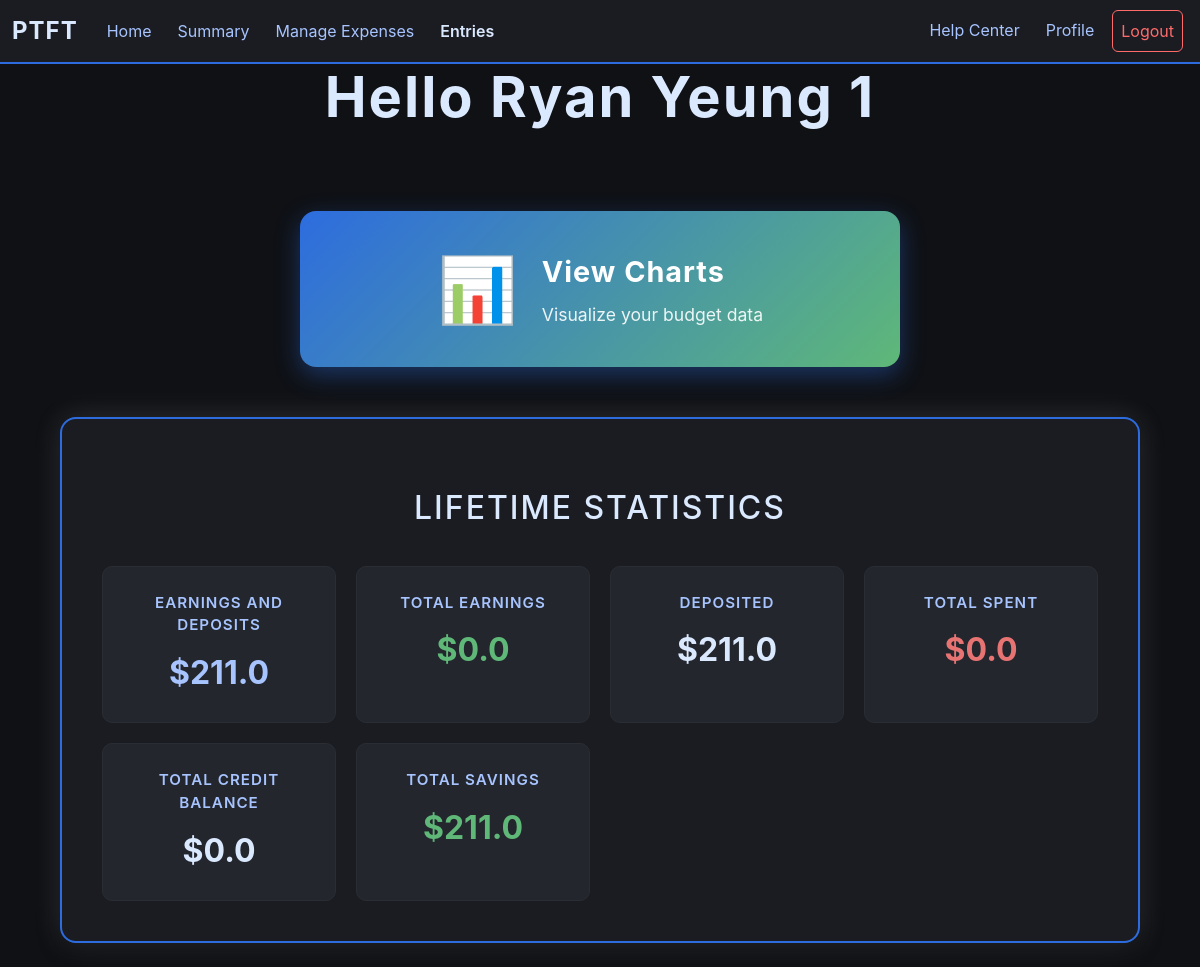
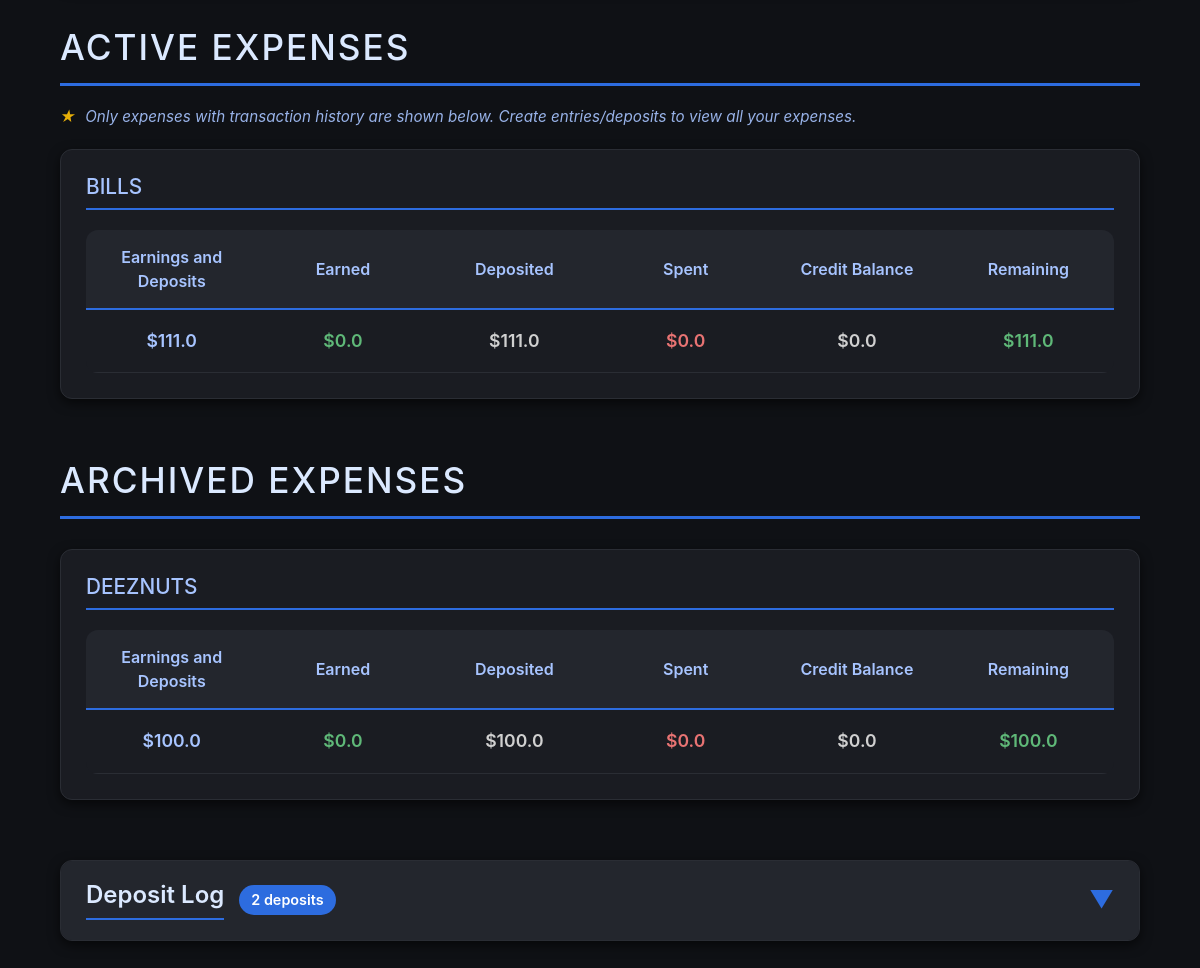
The page /summary (signed in) on the database as committed earlier (2 pictures, top to bottom).
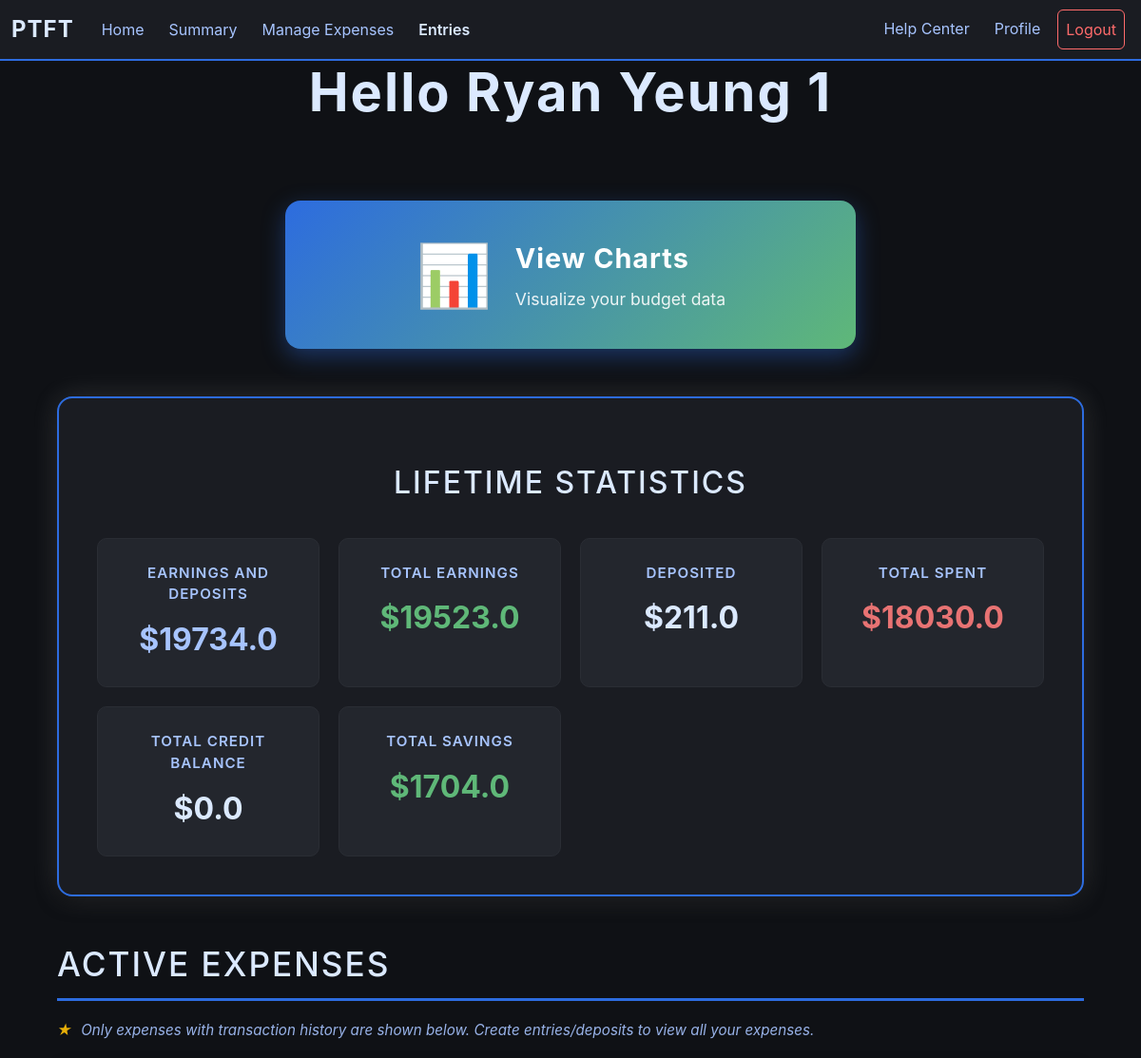
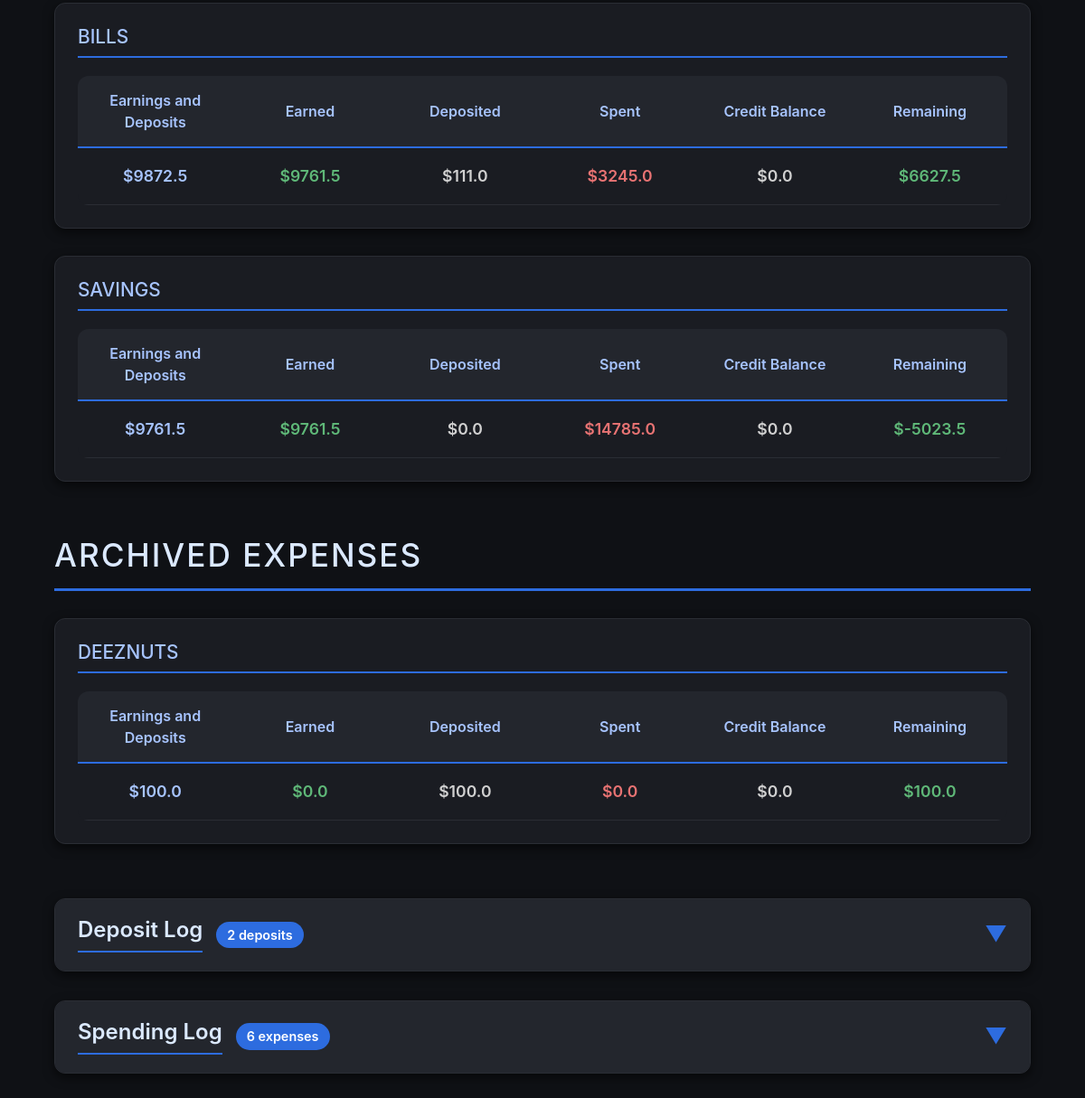
The same page on the database as committed later (2 pictures, top to bottom).
### app/models.py (models this page shows, shortened)
class User(db.Model):        #Stores all user info
    id = db.Column(db.Integer, primary_key = True)
    view_tutorial = db.Column(db.Boolean, default = False)
    email = db.Column(db.String(25))
    name = db.Column(db.String(25))
    pw = db.Column(db.String(25))

class Expenses(db.Model):        #Stores all expense category per user
    id = db.Column(db.Integer, primary_key = True)
    user_id = db.Column(db.Integer, db.ForeignKey("user.id"))
    name = db.Column(db.String(25))
    percentage = db.Column(db.Float)
    status = db.Column(db.Boolean, default = True)      #Archive Status
    deleted = db.Column(db.Boolean, default = False)
    savings = db.Column(db.Float, default = 0.0)
    earnings = db.Column(db.Float, default = 0.0)
    spendings = db.Column(db.Float, default = 0.0)
    transferred = db.Column(db.Float, default = 0.0)
    balance = db.Column(db.Float, default = 0.0)
    credit_balance = db.Column(db.Float, default = 0.0)

### app/routes/user.py (the view)
@user.route("/summary", methods=["GET"])
def summary():
    if "user_id" in session:
        expense_data = {}       #Store raw data from snapshots
        accumulated_expense_data = {"Balance": 0.0,
                                    "Earnings": 0.0,
                                    "Deposits": 0.0,
                                    "Spendings": 0.0,
                                    "Savings": 0.0,
                                    "Credit_Balance": 0.0}
        snaps = Exp_Snap.query.filter_by(user_id = session["user_id"]).all()
        deposits = Transaction.query.filter_by(user_id = session["user_id"], deposit_status = True).all()
        for snap in snaps:
            earnings = float(snap.expense_earnings)
            spending = float(snap.total_spending)
            credit_balance = float(snap.credit_balance)
            if snap.expense_id not in expense_data:
                expense_data[snap.expense_id] = {"earnings": 0.0,
                                                 "spending": 0.0,
                                                 "credit_balance": 0.0,
                                                 "deposits": 0.0,
                                                 "balance": 0.0,
                                                 "savings": 0.0}
            expense_dict = expense_data[snap.expense_id]       #Shortening code for readability
            expense_dict["earnings"] = expense_dict.get("earnings", 0.0) + earnings
            expense_dict["spending"] = expense_dict.get("spending", 0.0) + spending
            expense_dict["credit_balance"] = expense_dict.get("credit_balance", 0.0) + credit_balance
            accumulated_expense_data["Earnings"] += earnings
            accumulated_expense_data["Spendings"] += spending
            accumulated_expense_data["Credit_Balance"] += credit_balance
        for deposit in deposits:
            deposit_amount = deposit.amount
            if deposit.expense_id not in expense_data:
                expense_data[deposit.expense_id] = {"earnings": 0.0,
                                                 "spending": 0.0,
                                                 "credit_balance": 0.0,
                                                 "deposits": 0.0,
                                                 "balance": 0.0,
                                                 "savings": 0.0}
            expense_dict = expense_data[deposit.expense_id]
            expense_dict["deposits"] = expense_dict.get("deposits", 0.0) + deposit_amount
            accumulated_expense_data["Deposits"] += deposit_amount
        for expense_id in expense_data:
            expense_dict = expense_data[expense_id]
            balance = expense_dict.get("earnings", 0.0) + expense_dict.get("deposits", 0.0)
            savings = balance - expense_dict.get("spending", 0.0)
            expense_dict["balance"] = balance
            expense_dict["savings"] = savings
            accumulated_expense_data["Balance"] += balance
            accumulated_expense_data["Savings"] += savings
        if accumulated_expense_data:
            for data in accumulated_expense_data:
                accumulated_expense_data[data] = round(accumulated_expense_data[data], 2)
        if expense_data:
            for expense_id in expense_data:
                expense_dict = expense_data[expense_id]
                for key, value in expense_dict.items():
                    if isinstance(value, (int, float)):
                        expense_dict[key] = round(value, 2)
        active_expenses = {}
        inactive_expenses = {}
        expenses = Expenses.query.filter_by(user_id = session["user_id"]).all()
        for expense in expenses:        #Finalizing totals
            if expense.id in expense_data:
                expense_dict = expense_data[expense.id]
                expense_dict["name"] = expense.name     #Adding name
                expense.earnings = float(round(expense_dict.get("earnings", 0.0), 2))
                expense.spendings = float(round(expense_dict.get("spending", 0.0), 2))
                expense.transferred = float(round(expense_dict.get("deposits", 0.0), 2))
                expense.balance = float(round(expense_dict.get("balance", 0.0), 2))
                expense.credit_balance = float(round(expense_dict.get("credit_balance", 0.0), 2))
                expense.savings = float(round(expense_dict.get("savings", 0.0), 2))
                if expense.status:      #Separating expenses
                    active_expenses[expense.id] = expense_dict
                else:
                    inactive_expenses[expense.id] = expense_dict
        spending = Transaction.query.filter_by(user_id = session["user_id"], deposit_status = False).all()
        credits = Transaction.query.filter_by(user_id = session["user_id"], deposit_status = False, credit_status = True).all()
        db.session.commit()
        return render_template("summary.html", user = helper.get_user(session["user_id"]),
                               active_expenses = active_expenses, inactive_expenses = inactive_expenses,
                               lifetime_stats = accumulated_expense_data, spending = spending,
                               expense_data = expense_data, deposits = deposits, credits = credits)
    else:
        return render_template("login.html")

### app/helper.py (called while the page is built)
def get_user(identification):        #Method to get user by id
    return User.query.filter_by(id = identification).first()

### app/templates/summary.html (shortened to what this page needs)
{% extends "budget_base.html"%}
{% block content %}
    <h1 class="main-title">Hello {{user.name}}</h1>
<div class="expense-container">
    {% if active_expenses or inactive_expenses %}
        <div class="chart-button-section">
            <form action="{{ url_for('user.charts') }}" method="POST">
                <button class="chart-button" type="submit">
                    <span class="chart-icon">📊</span>
                    <span class="chart-text">
                        <span class="chart-title">View Charts</span>
                        <span class="chart-desc">Visualize your budget data</span>
                    </span>
                </button>
            </form>
        </div>
        <div class="lifetime-stats-section">
            <h2 class="lifetime-stats-title">Lifetime Statistics</h2>
            <div class="stats-grid">
                <div class="stat-card-main">
                    <div class="stat-label-main">Earnings and Deposits</div>
                    <div class="stat-value-main balance">${{lifetime_stats["Balance"]}}</div>
                </div>
                <div class="stat-card-main">
                    <div class="stat-label-main">Total Earnings</div>
                    <div class="stat-value-main earnings">${{lifetime_stats["Earnings"]}}</div>
                </div>
                <div class="stat-card-main">
                    <div class="stat-label-main">Deposited</div>
                    <div class="stat-value-main">${{lifetime_stats["Deposits"]}}</div>
                </div>
                <div class="stat-card-main">
                    <div class="stat-label-main">Total Spent</div>
                    <div class="stat-value-main spent">${{lifetime_stats["Spendings"]}}</div>
                </div>
                <div class="stat-card-main">
                    <div class="stat-label-main">Total Credit Balance</div>
                    <div class="stat-value-main">${{lifetime_stats["Credit_Balance"]}}</div>
                </div>
                <div class="stat-card-main">
                    <div class="stat-label-main">Total Savings</div>
                    <div class="stat-value-main savings">${{lifetime_stats["Savings"]}}</div>
                </div>
            </div>
        </div>
        {% endif %}
        {% if active_expenses %}
            <div class="expenses-section">
                <h1 class="section-title-large">Active Expenses</h1><p class="function-helper-text"><span class="tip-star">★</span> Only expenses with transaction history are shown below. Create entries/deposits to view all your expenses.</p>
            {% for expense_id in active_expenses %}
            <div class="expense-block">
                <h3 class="expense-name-small">{{active_expenses[expense_id]["name"]}}</h3>
                {% set earned = active_expenses[expense_id]["earnings"]%}
                {% set spent = active_expenses[expense_id]["spending"]%}
                {% set saved = active_expenses[expense_id]["savings"]%}
                {% set balance = active_expenses[expense_id]["balance"]%}
                {% set deposit = active_expenses[expense_id]["deposits"]%}
                {% set credit_balance = active_expenses[expense_id]["credit_balance"]%}
                <table class="expense-table stats-table">
                    <thead>
                        <tr>
                            <th>Earnings and Deposits</th>
                            <th>Earned</th>
                            <th>Deposited</th>
                            <th>Spent</th>
                            <th>Credit Balance</th>
                            <th>Remaining</th>
                        </tr>
                    </thead>
                    <tbody>
                        <tr>
                            <td class="balance-cell" style="color: #a7c4ff;">${{balance}}</td>
                            <td class="earnings-cell" style="color: #5fb878;">${{earned}}</td>
                            <td>${{deposit}}</td>
                            <td class="spent-cell" style="color: #e87373;">${{spent}}</td>
                            <td>${{credit_balance}}</td>
                            <td class="savings-cell" style="color: #5fb878;">${{saved}}</td>
                        </tr>
                    </tbody>
                </table>
            </div>
            {% endfor %}
            </div>
        {% endif %}
        {% if inactive_expenses %}
        <div class="expenses-section">
            <h1 class="section-title-large">Archived Expenses</h1>
        {% for expense_id in inactive_expenses %}
        <div class="expense-block">
            <h3 class="expense-name-small">{{inactive_expenses[expense_id]["name"]}}</h3>
            {% set earned = inactive_expenses[expense_id]["earnings"]%}
            {% set spent = inactive_expenses[expense_id]["spending"]%}
            {% set saved = inactive_expenses[expense_id]["savings"]%}
            {% set balance = inactive_expenses[expense_id]["balance"]%}
            {% set deposit = inactive_expenses[expense_id]["deposits"]%}
            {% set credit_balance = inactive_expenses[expense_id]["credit_balance"]%}
            <table class="expense-table stats-table">
                <thead>
                    <tr>
                        <th>Earnings and Deposits</th>
                        <th>Earned</th>
                        <th>Deposited</th>
                        <th>Spent</th>
                        <th>Credit Balance</th>
                        <th>Remaining</th>
                    </tr>
                </thead>
                <tbody>
                    <tr>
                        <td class="balance-cell" style="color: #a7c4ff;">${{balance}}</td>
                        <td class="earnings-cell" style="color: #5fb878;">${{earned}}</td>
                        <td>${{deposit}}</td>
                        <td class="spent-cell" style="color: #e87373;">${{spent}}</td>
                        <td>${{credit_balance}}</td>
                        <td class="savings-cell" style="color: #5fb878;">${{saved}}</td>
                    </tr>
                </tbody>
            </table>
        </div>
        {% endfor %}
        </div>
        {% endif %}
        {% if deposits %}
        <div class="collapsible-section">
            <div class="collapsible-header" onclick="toggleSection(this)">
                <div class="collapsible-title-wrapper">
                    <h2 class="collapsible-title">Deposit Log</h2>
                    <span class="item-count">{{ deposits|length }} deposits</span>
                </div>
                <span class="collapsible-arrow">▼</span>
            </div>
        </div>
        {% endif %}
        {% if spending %}
        <div class="collapsible-section">
            <div class="collapsible-header" onclick="toggleSection(this)">
                <div class="collapsible-title-wrapper">
                    <h2 class="collapsible-title">Spending Log</h2>
                    <span class="item-count">{{ spending|length }} expenses</span>
                </div>
                <span class="collapsible-arrow">▼</span>
            </div>
        </div>
        {% endif %}
    </div>
{% endblock %}

### app/templates/budget_base.html (shortened to what this page needs)
<!doctype html>
<html lang="en-US">
  <head>
    {% block css %}
      <link href="https://cdn.jsdelivr.net/npm/bootstrap@5.3.2/dist/css/bootstrap.min.css" rel="stylesheet">
      <link rel="stylesheet" href="{{ url_for('static', filename='style.css') }}">
    {% endblock %}
  </head>
  <body>
    <nav class="navbar navbar-expand-lg navbar-light bg-light">
      <div class="container-fluid">
        <a class="navbar-brand" href="#">PTFT</a>
        <div class="collapse navbar-collapse" id="navbarNav">
          <ul class="navbar-nav me-auto">
            <li class="nav-item">
              <a class="nav-link" href="/home">Home</a>
            </li>
            <li class="nav-item">
              <a class="nav-link" href="/summary">Summary</a>
            </li>
            <li class="nav-item">
              <a class="nav-link" href="/expenses">Manage Expenses</a>
            </li>
            <li class="nav-item">
              <a class="nav-link entries-link" href="/entry">Entries</a>
            </li>
          </ul>
          <ul class="navbar-nav ms-auto">
            <li class="nav-item">
              <a class="nav-link" href="/help">Help Center</a>
            </li>
            <li class="nav-item">
              <a class="nav-link" href="/profile">Profile</a>
            </li>
            <li class="nav-item">
              <a class="nav-link logout" href="/logout">Logout</a>
            </li>
          </ul>
        </div>
      </div>
    </nav>
    {% block content%}
    {% endblock%}
  </body>
</html>

Rows that differ between the two databases and show on the page:
changed Expenses "BILLS": balance "111.0" → "9872.5"; earnings "0.0" → "9761.5"; spendings "0.0" → "3245.0"; savings "111.0" → "6627.5"
now on this page (row edited): Expenses: name "SAVINGS", balance "9761.5", earned "9761.5", deposit "0.0", spendings "14785.0", credit_balance "0.0", savings "-5023.5", shown under "ACTIVE EXPENSES"
Other text that changed with them:
{{ lifetime_stats["Balance"] }}: "211.0" → "19734.0"
{{ lifetime_stats["Earnings"] }}: "0.0" → "19523.0"
{{ lifetime_stats["Spendings"] }}: "0.0" → "18030.0"
{{ lifetime_stats["Savings"] }}: "211.0" → "1704.0"
{{ spending|length }}: (not shown) → "6"
text now shown: "Spending Log expenses ▼"
